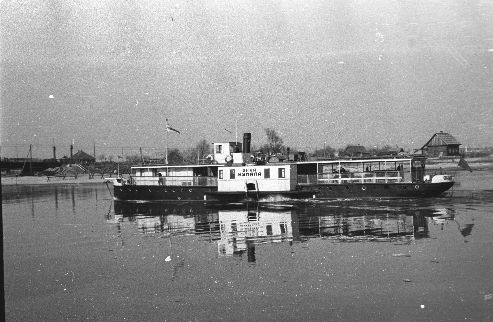
#> input picture opencv/boat1_resize.jpg, 493 x 322 px, found by its file name
$ python task1.py
#> lines starting #> are read from the running program, lines starting #| are printed output that depends on the picture
import   cv2
import  numpy as np
import os
from matplotlib import pyplot as plt


print ("***获取当前目录***")
print (os.getcwd())
print (os.path.abspath(os.path.dirname(__file__)))

imgR=cv2.imread(r'/Users/gaoyuhang/GitProgram/opencv/boat1_resize.jpg')
#> imgR is the input picture: shape (322, 493, 3); min 6, max 255, mean 146

print (cv2.__version__)
cv2.imshow("image",imgR)


# 读取图片
img = cv2.imread(r'/Users/gaoyuhang/GitProgram/opencv/boat1_resize.jpg', cv2.IMREAD_UNCHANGED)
#> img: shape (322, 493); min 6, max 255, mean 146
rgb_img = cv2.cvtColor(img, cv2.COLOR_BGR2RGB)

kernel = np.ones((3,5),np.float32)/15

task1=np.array(([-1,-1,-1,-1,-1],
         [0,0,0,0,0],
         [1,1,1,1,1]),dtype="float32")/60

dst = cv2.filter2D(rgb_img, -1, task1)
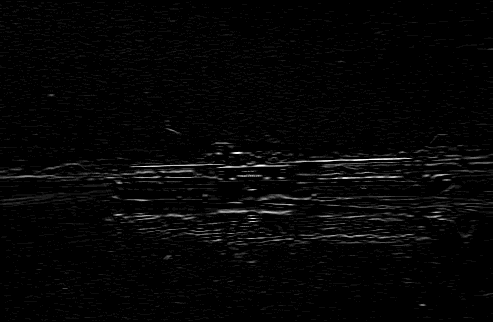
#> dst: shape (322, 493, 3); min 0, max 18, mean 0.395; drawn with min black and max white

titles = ['filter2D Image']
images = [dst]

cv2.imwrite(r'/Users/gaoyuhang/GitProgram/opencv/demo2.jpg', dst)

#for i in range(1):
    #plt.subplot(1, 2, i + 1)
plt.imshow(images[0])
plt.title(titles[0])
plt.xticks([]), plt.yticks([])

plt.show()


cv2.waitKey(0)
#> (the run stopped early here; a loop or call above may not have finished)
